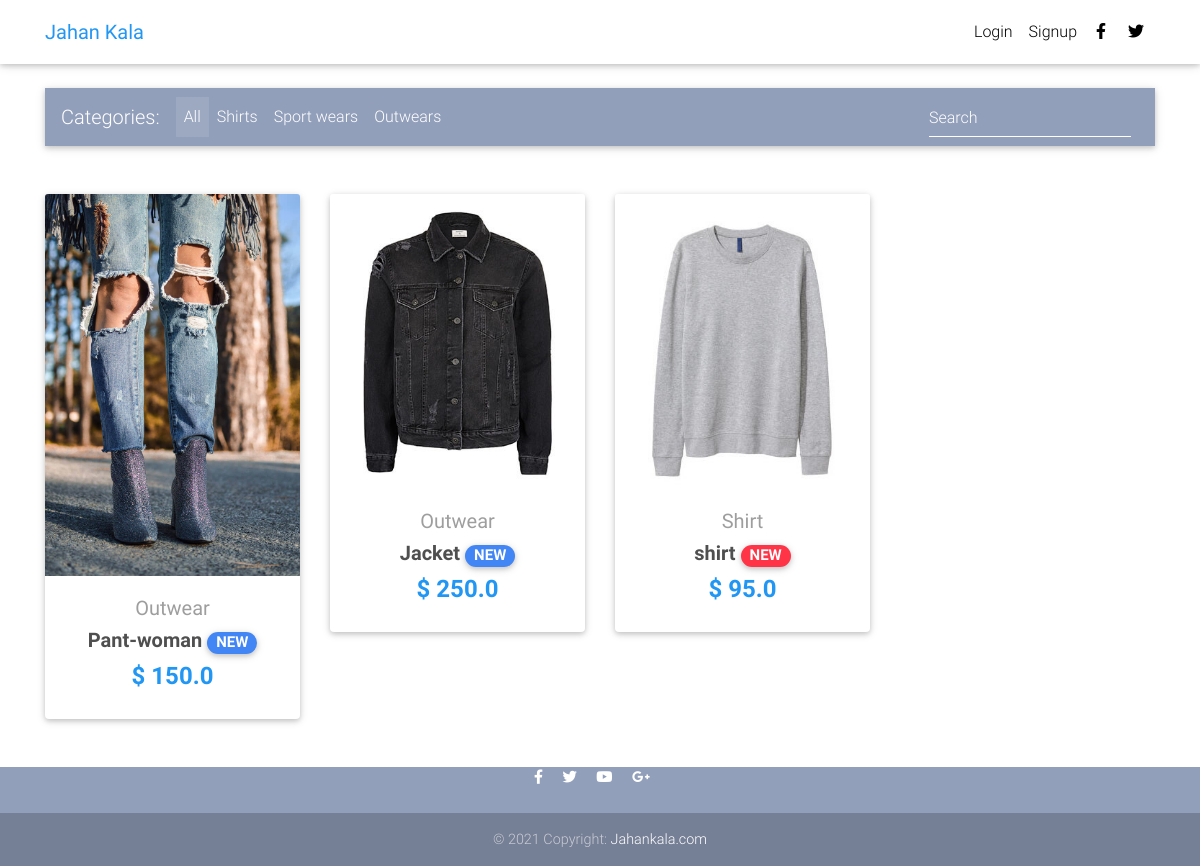
Before: / with the older database file.
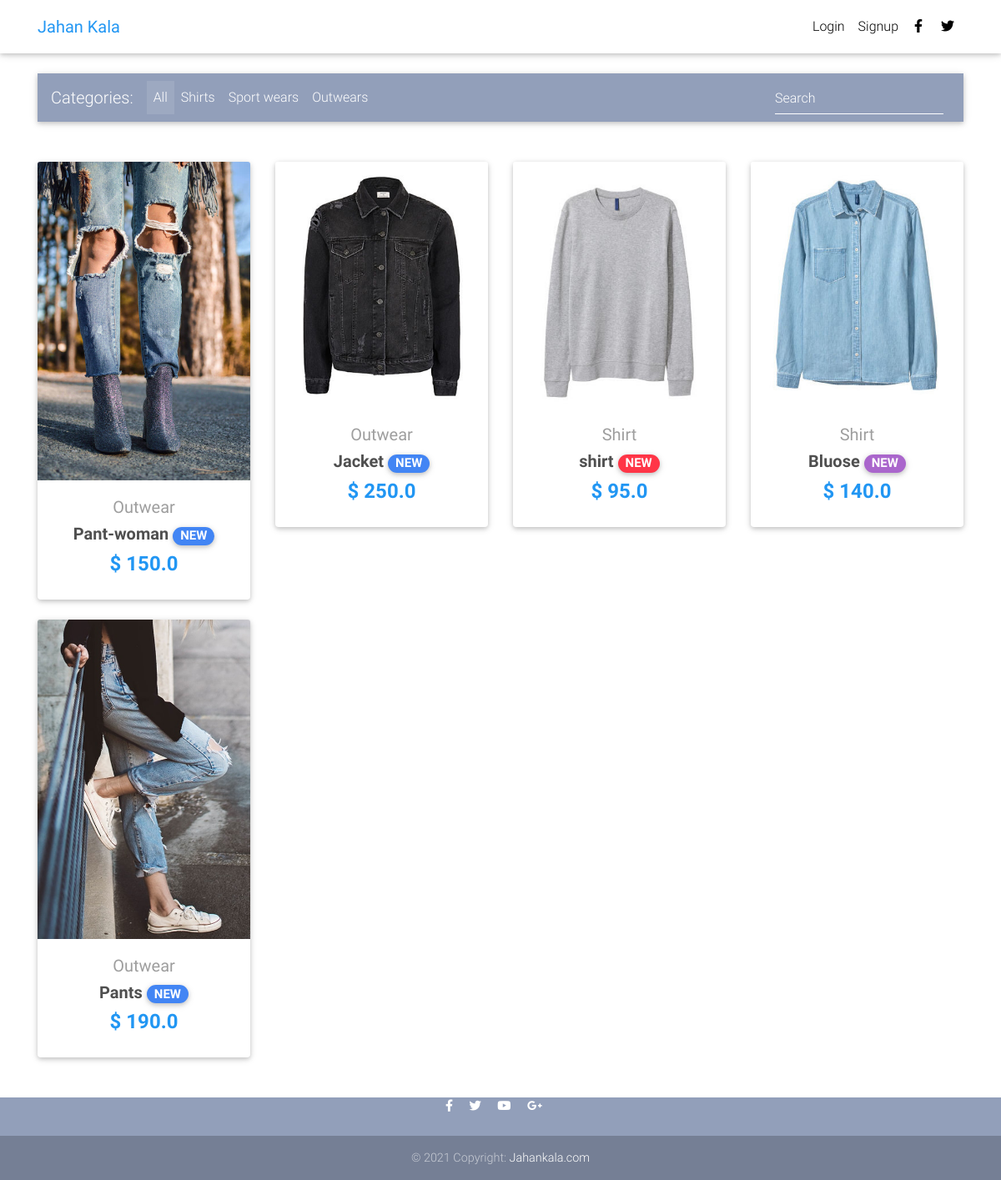
After: the same page with the newer database file.
### core/models.py (models this page shows, shortened)
class Item(models.Model):
    title = models.CharField(max_length=100)
    price = models.FloatField()
    discount_price = models.FloatField(blank=True, null=True)
    category = models.CharField(choices=CATEGORY_CHOICES, max_length=2)
    label = models.CharField(choices=LABEL_CHOICES, max_length=1)
    slug = models.SlugField()
    description = models.TextField()
    image = models.ImageField()
    def get_absolute_url(self):
        return reverse("core:product", kwargs={
            'slug': self.slug
        })

### core/views.py (the view)
# urls.py: path('', HomeView.as_view(), name='home'),
class HomeView(ListView):
    model = Item
    paginate_by = 10
    template_name = "home.html"

### templates/home.html (shortened to what this page needs)
{% extends 'base.html' %}
{% load static %}
{% block content %}
  <main>
    <div class="container">
      <nav class="navbar navbar-expand-lg navbar-dark mdb-color lighten-3 mt-3 mb-5">
        <span class="navbar-brand">Categories:</span>
        <div class="collapse navbar-collapse" id="basicExampleNav">
          <ul class="navbar-nav mr-auto">
            <li class="nav-item active">
              <a class="nav-link" href="#">All
              </a>
            </li>
            <li class="nav-item">
              <a class="nav-link" href="#">Shirts</a>
            </li>
            <li class="nav-item">
              <a class="nav-link" href="#">Sport wears</a>
            </li>
            <li class="nav-item">
              <a class="nav-link" href="#">Outwears</a>
            </li>
          </ul>
          <form class="form-inline">
            <div class="md-form my-0">
              <input class="form-control mr-sm-2" type="text" placeholder="Search" aria-label="Search">
            </div>
          </form>
        </div>
      </nav>
      <section class="text-center mb-4">
        <div class="row wow fadeIn">
          {% for item in object_list  %}
          <div class="col-lg-3 col-md-6 mb-4">
            <div class="card">
              <div class="view overlay">
                <img src="{{ item.image.url }}" class="card-img-top">
              </div>
              <div class="card-body text-center">
                <a href="" class="grey-text">
                  <h5>{{ item.get_category_display }}</h5>
                </a>
                <h5>
                  <strong>
                    <a href="{{ item.get_absolute_url }}" class="dark-grey-text">{{ item.title }}
                      <span class="badge badge-pill {{ item.get_label_display }}-color">NEW</span>
                    </a>
                  </strong>
                </h5>
                <h4 class="font-weight-bold blue-text">
                  <strong>$
                    {% if item.discount_price %}
                    {{ item.discount_price }}
                    {% else %}
                    {{ item.price }}
                    {% endif %}
                  </strong>
                </h4>
              </div>
            </div>
          </div>
          {% endfor %}
        </div>
      </section>
    </div>
  </main>
{% endblock content %}

### templates/base.html (shortened to what this page needs)
{% load static %}
<!DOCTYPE html>
<html lang="en">
<head>
    <link rel="stylesheet" href="https://use.fontawesome.com/releases/v5.11.2/css/all.css">
    <link href="{% static 'css/bootstrap.min.css' %}" rel="stylesheet">
    <link href="{% static 'css/mdb.min.css' %}" rel="stylesheet">
    <link href="{% static 'css/style.min.css' %}" rel="stylesheet">
</head>
<body>
    {% include 'navbar.html' %}
    <div class="mt-5 pt-4">
    </div>
    {% block content  %}
    {% endblock content %}
    {% include 'footer.html' %}
</body>
</html>

### templates/navbar.html (shortened to what this page needs)
{% load cart_template_tags %}
{% block navbar %}
 <nav class="navbar fixed-top navbar-expand-lg navbar-light white scrolling-navbar">
    <div class="container">
      <a class="navbar-brand waves-effect" href="{% url 'core:home' %}">
        <strong class="blue-text">Jahan Kala</strong>
      </a>
      <div class="collapse navbar-collapse" id="navbarSupportedContent">
        <ul class="navbar-nav nav-flex-icons">
          {% if request.user.is_authenticated %}
            <li class="nav-item">
              <a href="{% url 'core:order-summary' %}" class="nav-link waves-effect">
                <span class="badge red z-depth-1 mr-1"> {{ request.user|cart_item_count }} </span>
                <span class="clearfix d-none d-sm-inline-block"> Cart </span>
              </a>
            </li>
            <li class="nav-item">
              <a class="nav-link waves-effect" href="{% url 'account_logout' %}">
                <span class="clearfix d-none d-sm-inline-block"> Logout </span>
              </a>
            </li>
          {% else %}
            <li class="nav-item">
              <a class="nav-link waves-effect" href="{% url 'account_login' %}">
                <span class="clearfix d-none d-sm-inline-block"> Login </span>
              </a>
            </li>
            <li class="nav-item">
              <a class="nav-link waves-effect" href="{% url 'account_signup' %}">
                <span class="clearfix d-none d-sm-inline-block"> Signup </span>
              </a>
            </li>
          {% endif %}
          <li class="nav-item">
            <a href="#" class="nav-link waves-effect" target="_blank">
              <i class="fab fa-facebook-f"></i>
            </a>
          </li>
          <li class="nav-item">
            <a href="#" class="nav-link waves-effect" target="_blank">
              <i class="fab fa-twitter"></i>
            </a>
          </li>
        </ul>
      </div>
    </div>
  </nav>
{% endblock navbar %}

### templates/footer.html
    <footer class="page-footer text-center font-small mt-4 wow fadeIn">
            <div class="pb-4">
                <a href="#" target="_blank">
                    <i class="fab fa-facebook-f mr-3"></i>
                </a>
                <a href="#" target="_blank">
                    <i class="fab fa-twitter mr-3"></i>
                </a>
                <a href="#" target="_blank">
                    <i class="fab fa-youtube mr-3"></i>
                </a>
                <a href="#" target="_blank">
                    <i class="fab fa-google-plus-g mr-3"></i>
                </a>
            </div>
            <div class="footer-copyright py-3">
                © 2021 Copyright:
                <a href="#" target="_blank"> Jahankala.com </a>
            </div>
    </footer>

### templates/scripts.html (shortened to what this page needs)
{% load static %}

### templates/base.html (style rules this page uses)
html, body, header, .carousel { height: 60vh; }

Changed rows visible on the page:
added Item: image (picture), category "Shirt", title "Bluose", price "140.0", label "S" (drawn)
added Item: image (picture), category "Outwear", title "Pants", price "190.0"
